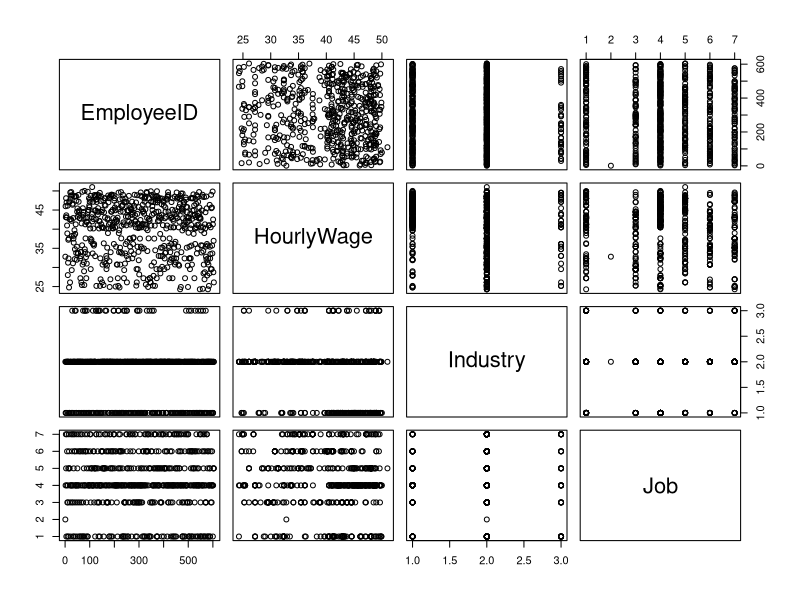
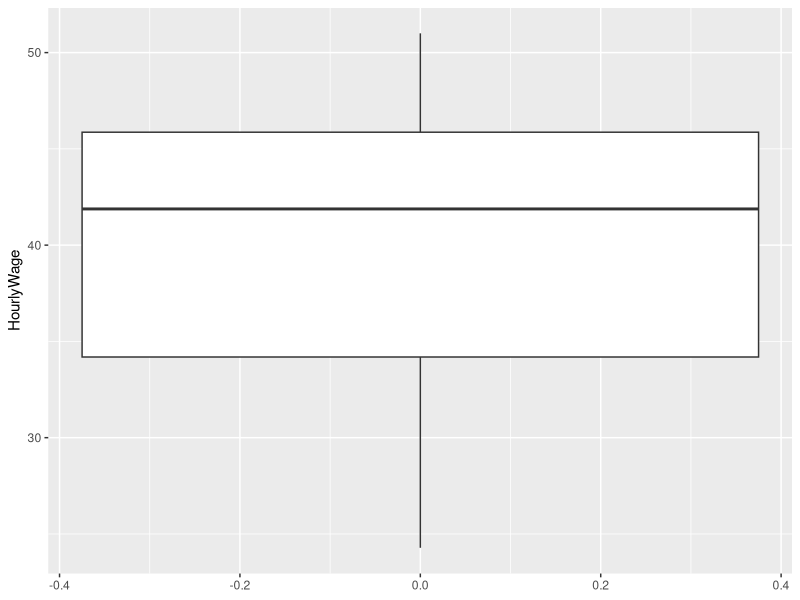
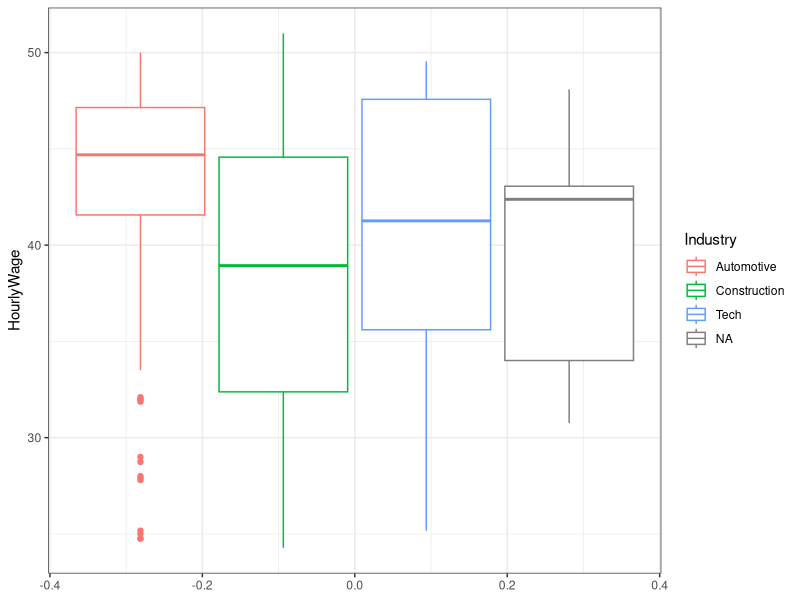
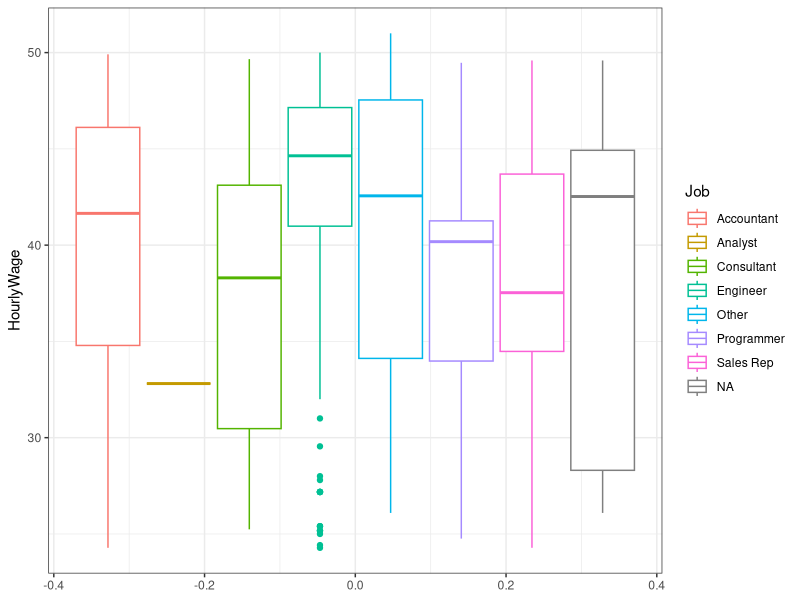
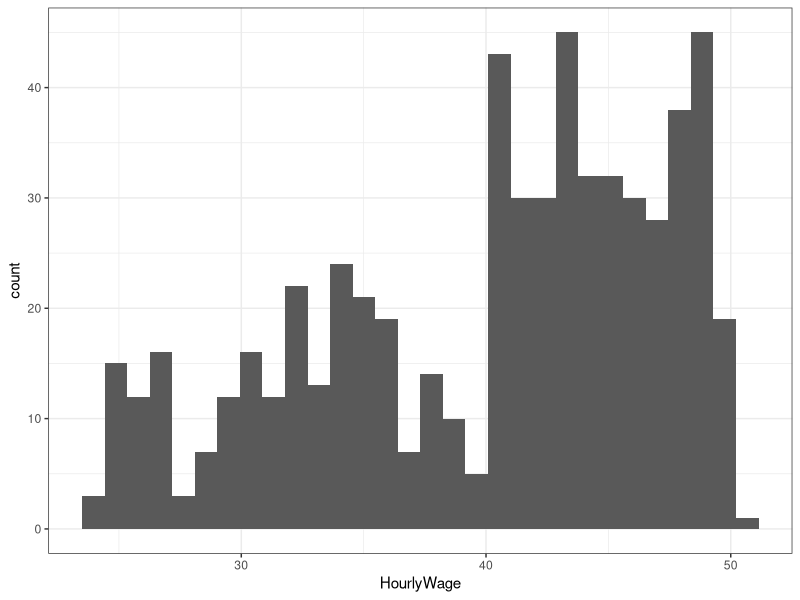
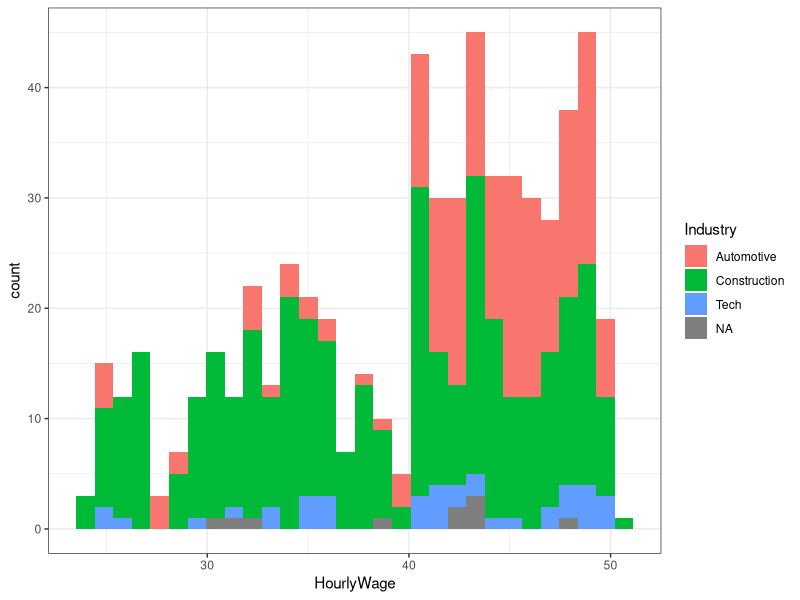
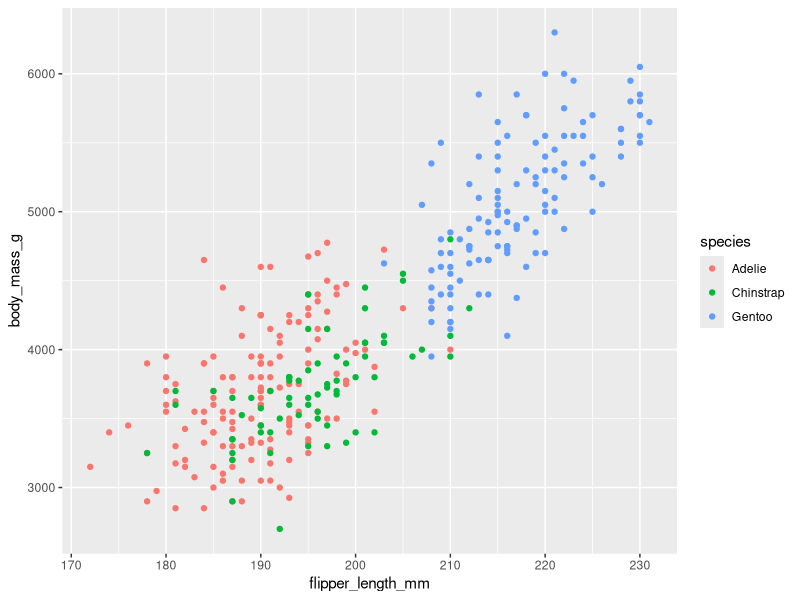

R code for these plots, in order:
##############################
## Script to accompany the Rmd
## Amy Goldlist, Sptring 2022
##############################



## when I start a line with a #, it's a comment

### Try to understand how the code is working!


# The <- (or alt -)  assigns a variable
x <- 5
## now x is always 5


##  what is 8 times 5?
8*x


## now make x be 7
x <- 7

## hmm, 8x is different!
8*x




## A data problem:


### if this is your first time using this, open these files:
# Delete the # at the begining of the line!

## Go to the end of each line and press ctrl+ enter
# install.packages("dplyr")
# install.packages("openxlsx")
# install.packages("ggplot2")
# install.packages("palmerpenguins")

## opening up these libraries or packages lets us use them
library(dplyr)  #dplyr is really great for organizing dataframes
library(openxlsx)  #openxlsx lets us read and write to Excel files. 
library(ggplot2) ## this is for making visualizations
library(palmerpenguins) # this is actually just cute penguins!



### Open the file



getwd()

## Let's read in our Excel file.  The sheet option tells us which worksheet to use
gig <- read.xlsx("jaggia_ba_1e_ch02_Data_Files.xlsx",sheet ="Gig")




### And let's look at the file:


## how big is our data set?
dim(gig)  

## look at the first few rows
head(gig)  

## look at the whole thing in a different window
# View(gig)  

str(gig)

## what are the columns like?  str = structure
str(gig)



### Answering the questions


##### Find number of missing Values:
# Hourly Wage


## ctrl shift m makes the cool "pipe" %>%
##step1:  pull up the gig dataset
gig %>% 
  ##step 2:  filter only the blank hourly wage
  filter(is.na(HourlyWage))



# Industry


gig %>% 
  ## filter the blanks in Industry
  filter(is.na(Industry))



### and the blank jobs
gig %>% 
  filter(is.na(Job))


##### The Number of employees who:

# work in the automotive industry

## Now lets try to count stuff using summarize...

## first take our whole data.frame
gig %>% 
  ## group by industry
  group_by(Industry) %>%
  #then count the numbers n()
  summarize(People=n())



# Earn More than $30 per hour


gig %>% 
  ## filter by wage greater than $30
  filter(HourlyWage> 30) %>% 
  ##and count them
  count()



# Automotive Industry and earn more than $30 per hour


gig %>% 
  filter(HourlyWage> 30) %>% 
  ## group by industry
  group_by(Industry) %>%
  #then count the numbers n()
  summarize(n())



##### Find the Hourly wages:
# Lowest and Highest:
  

gig %>% 
  #then find maximum and minimum HourlyWage
  summarize(min(HourlyWage),max(HourlyWage))



# Lowest and Highest accountant in automotive / Tech : 
  

## Step 1: pull up gig dataset
gig %>% 
  ## Step 2: filter by only Accountants
  filter(Job == "Accountant") %>% 
  ## Step 3: group by industry
  group_by(Industry) %>% 
  #then find maximum and minimum wage
  summarize(min(HourlyWage),max(HourlyWage))




###  Pretty pictures

# Just some basic plots:
  

## try commenting and uncommenting:

plot(gig)


gig %>% ggplot(aes(y =HourlyWage))+
   geom_boxplot()
#
 gig %>% ggplot(aes(y =HourlyWage, colour = Industry))+
  geom_boxplot()+
   theme_bw()
# 
 gig %>% ggplot(aes(y =HourlyWage, colour = Job))+
   geom_boxplot()+
   theme_bw()
# 
# 
# 
 gig %>% ggplot(aes(x =HourlyWage))+
  geom_histogram()+
   theme_bw()
# 
gig %>% ggplot(aes(x =HourlyWage))+
  geom_histogram(aes(fill = Industry))+
  theme_bw()


## Getting Fancy!

# Let's look at a different dataset.  This one is all about penguins.  Intrigued?  (<https://allisonhorst.github.io/palmerpenguins/>)




## Look at the data



## Look at penguins

penguins

df<-penguins


### make a regression model

cupcake<- lm(body_mass_g~flipper_length_mm,data=penguins)

summary(cupcake)

chocolate<- lm(body_mass_g~.,data=penguins)

summary(chocolate)

penguins %>% ggplot()+
  geom_point(aes(x=flipper_length_mm, y =body_mass_g, colour =species ))

### References:

# Take some time and learn about R from the experts: <https://education.rstudio.com/learn/beginner/>
# This is an hour long webinar, but will give you a good overview of data wrangling in R: <https://rstudio.com/resources/webinars/a-gentle-introduction-to-tidy-statistics-in-r/>
# Follow some tutorials at <https://stat545.com/>
# Like this example?  Buy the textbook: <https://www.mheducation.com/highered/product/business-analytics-jaggia-kelly/M9781260785005.html>


